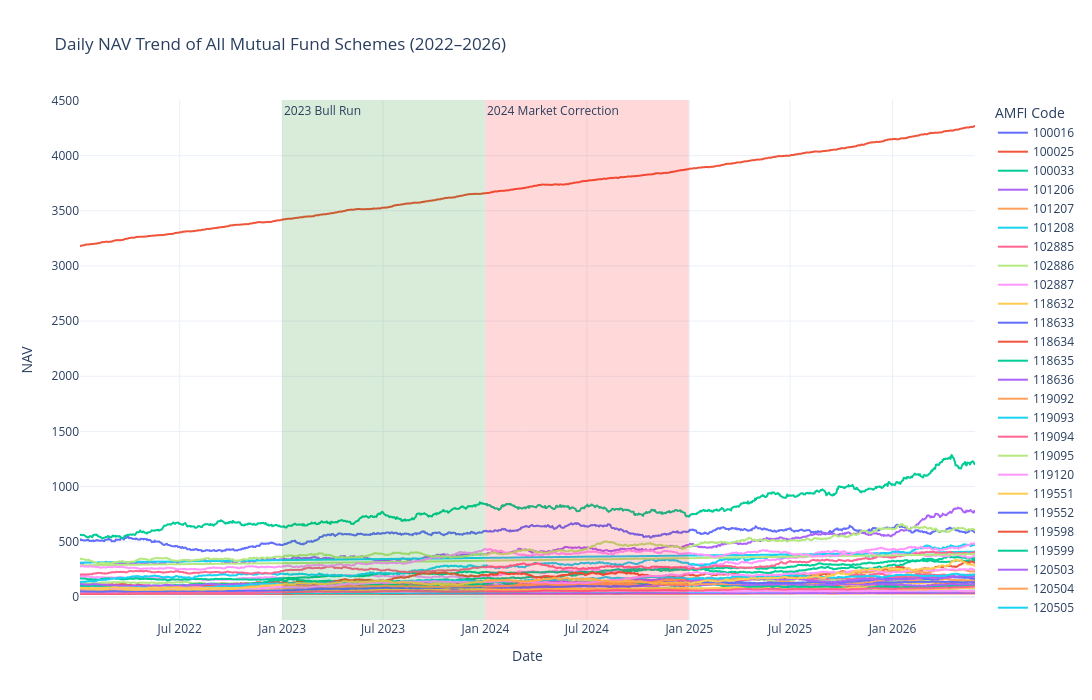

Notebook source saved alongside this figure:
### Code cell
fig = px.line(
    nav,
    x="date",
    y="nav",
    color="amfi_code",
    title="Daily NAV Trend of All Mutual Fund Schemes (2022–2026)",
    labels={
        "date": "Date",
        "nav": "NAV",
        "amfi_code": "AMFI Code"
    }
)

fig.add_vrect(
    x0="2023-01-01",
    x1="2023-12-31",
    fillcolor="green",
    opacity=0.15,
    line_width=0,
    annotation_text="2023 Bull Run",
    annotation_position="top left"
)

fig.add_vrect(
    x0="2024-01-01",
    x1="2024-12-31",
    fillcolor="red",
    opacity=0.15,
    line_width=0,
    annotation_text="2024 Market Correction",
    annotation_position="top left"
)

fig.update_layout(
    template="plotly_white",
    height=700,
    width=1200
)

fig.write_image("../reports/nav_trend.png")
fig.show()

### Figure 1 — Plotly figure (JSON) as saved in the notebook; plotly's stock layout.template omitted (floating-point values rounded to 4 significant figures; data arrays with more than 128 entries replaced by an {"elided": "..."} marker saying what was removed)
{"data": [{"hovertemplate": "AMFI Code=100016<br>Date=%{x}<br>NAV=%{y}<extra></extra>", "legendgroup": "100016", "line": {"color": "#636efa", "dash": "solid"}, "marker": {"symbol": "circle"}, "mode": "lines", "name": "100016", "showlegend": true, "type": "scattergl", "x": {"elided": "1150 str values"}, "xaxis": "x", "y": {"elided": "1150 float values"}, "yaxis": "y"}, {"hovertemplate": "AMFI Code=100025<br>Date=%{x}<br>NAV=%{y}<extra></extra>", "legendgroup": "100025", "line": {"color": "#EF553B", "dash": "solid"}, "marker": {"symbol": "circle"}, "mode": "lines", "name": "100025", "showlegend": true, "type": "scattergl", "x": {"elided": "1150 str values"}, "xaxis": "x", "y": {"elided": "1150 float values"}, "yaxis": "y"}, {"hovertemplate": "AMFI Code=100033<br>Date=%{x}<br>NAV=%{y}<extra></extra>", "legendgroup": "100033", "line": {"color": "#00cc96", "dash": "solid"}, "marker": {"symbol": "circle"}, "mode": "lines", "name": "100033", "showlegend": true, "type": "scattergl", "x": {"elided": "1150 str values"}, "xaxis": "x", "y": {"elided": "1150 float values"}, "yaxis": "y"}, {"hovertemplate": "AMFI Code=101206<br>Date=%{x}<br>NAV=%{y}<extra></extra>", "legendgroup": "101206", "line": {"color": "#ab63fa", "dash": "solid"}, "marker": {"symbol": "circle"}, "mode": "lines", "name": "101206", "showlegend": true, "type": "scattergl", "x": {"elided": "1150 str values"}, "xaxis": "x", "y": {"elided": "1150 float values"}, "yaxis": "y"}, {"hovertemplate": "AMFI Code=101207<br>Date=%{x}<br>NAV=%{y}<extra></extra>", "legendgroup": "101207", "line": {"color": "#FFA15A", "dash": "solid"}, "marker": {"symbol": "circle"}, "mode": "lines", "name": "101207", "showlegend": true, "type": "scattergl", "x": {"elided": "1150 str values"}, "xaxis": "x", "y": {"elided": "1150 float values"}, "yaxis": "y"}, {"hovertemplate": "AMFI Code=101208<br>Date=%{x}<br>NAV=%{y}<extra></extra>", "legendgroup": "101208", "line": {"color": "#19d3f3", "dash": "solid"}, "marker": {"symbol": "circle"}, "mode": "lines", "name": "101208", "showlegend": true, "type": "scattergl", "x": {"elided": "1150 str values"}, "xaxis": "x", "y": {"elided": "1150 float values"}, "yaxis": "y"}, {"hovertemplate": "AMFI Code=102885<br>Date=%{x}<br>NAV=%{y}<extra></extra>", "legendgroup": "102885", "line": {"color": "#FF6692", "dash": "solid"}, "marker": {"symbol": "circle"}, "mode": "lines", "name": "102885", "showlegend": true, "type": "scattergl", "x": {"elided": "1150 str values"}, "xaxis": "x", "y": {"elided": "1150 float values"}, "yaxis": "y"}, {"hovertemplate": "AMFI Code=102886<br>Date=%{x}<br>NAV=%{y}<extra></extra>", "legendgroup": "102886", "line": {"color": "#B6E880", "dash": "solid"}, "marker": {"symbol": "circle"}, "mode": "lines", "name": "102886", "showlegend": true, "type": "scattergl", "x": {"elided": "1150 str values"}, "xaxis": "x", "y": {"elided": "1150 float values"}, "yaxis": "y"}, {"hovertemplate": "AMFI Code=102887<br>Date=%{x}<br>NAV=%{y}<extra></extra>", "legendgroup": "102887", "line": {"color": "#FF97FF", "dash": "solid"}, "marker": {"symbol": "circle"}, "mode": "lines", "name": "102887", "showlegend": true, "type": "scattergl", "x": {"elided": "1150 str values"}, "xaxis": "x", "y": {"elided": "1150 float values"}, "yaxis": "y"}, {"hovertemplate": "AMFI Code=118632<br>Date=%{x}<br>NAV=%{y}<extra></extra>", "legendgroup": "118632", "line": {"color": "#FECB52", "dash": "solid"}, "marker": {"symbol": "circle"}, "mode": "lines", "name": "118632", "showlegend": true, "type": "scattergl", "x": {"elided": "1150 str values"}, "xaxis": "x", "y": {"elided": "1150 float values"}, "yaxis": "y"}, {"hovertemplate": "AMFI Code=118633<br>Date=%{x}<br>NAV=%{y}<extra></extra>", "legendgroup": "118633", "line": {"color": "#636efa", "dash": "solid"}, "marker": {"symbol": "circle"}, "mode": "lines", "name": "118633", "showlegend": true, "type": "scattergl", "x": {"elided": "1150 str values"}, "xaxis": "x", "y": {"elided": "1150 float values"}, "yaxis": "y"}, {"hovertemplate": "AMFI Code=118634<br>Date=%{x}<br>NAV=%{y}<extra></extra>", "legendgroup": "118634", "line": {"color": "#EF553B", "dash": "solid"}, "marker": {"symbol": "circle"}, "mode": "lines", "name": "118634", "showlegend": true, "type": "scattergl", "x": {"elided": "1150 str values"}, "xaxis": "x", "y": {"elided": "1150 float values"}, "yaxis": "y"}, {"hovertemplate": "AMFI Code=118635<br>Date=%{x}<br>NAV=%{y}<extra></extra>", "legendgroup": "118635", "line": {"color": "#00cc96", "dash": "solid"}, "marker": {"symbol": "circle"}, "mode": "lines", "name": "118635", "showlegend": true, "type": "scattergl", "x": {"elided": "1150 str values"}, "xaxis": "x", "y": {"elided": "1150 float values"}, "yaxis": "y"}, {"hovertemplate": "AMFI Code=118636<br>Date=%{x}<br>NAV=%{y}<extra></extra>", "legendgroup": "118636", "line": {"color": "#ab63fa", "dash": "solid"}, "marker": {"symbol": "circle"}, "mode": "lines", "name": "118636", "showlegend": true, "type": "scattergl", "x": {"elided": "1150 str values"}, "xaxis": "x", "y": {"elided": "1150 float values"}, "yaxis": "y"}, {"hovertemplate": "AMFI Code=119092<br>Date=%{x}<br>NAV=%{y}<extra></extra>", "legendgroup": "119092", "line": {"color": "#FFA15A", "dash": "solid"}, "marker": {"symbol": "circle"}, "mode": "lines", "name": "119092", "showlegend": true, "type": "scattergl", "x": {"elided": "1150 str values"}, "xaxis": "x", "y": {"elided": "1150 float values"}, "yaxis": "y"}, {"hovertemplate": "AMFI Code=119093<br>Date=%{x}<br>NAV=%{y}<extra></extra>", "legendgroup": "119093", "line": {"color": "#19d3f3", "dash": "solid"}, "marker": {"symbol": "circle"}, "mode": "lines", "name": "119093", "showlegend": true, "type": "scattergl", "x": {"elided": "1150 str values"}, "xaxis": "x", "y": {"elided": "1150 float values"}, "yaxis": "y"}, {"hovertemplate": "AMFI Code=119094<br>Date=%{x}<br>NAV=%{y}<extra></extra>", "legendgroup": "119094", "line": {"color": "#FF6692", "dash": "solid"}, "marker": {"symbol": "circle"}, "mode": "lines", "name": "119094", "showlegend": true, "type": "scattergl", "x": {"elided": "1150 str values"}, "xaxis": "x", "y": {"elided": "1150 float values"}, "yaxis": "y"}, {"hovertemplate": "AMFI Code=119095<br>Date=%{x}<br>NAV=%{y}<extra></extra>", "legendgroup": "119095", "line": {"color": "#B6E880", "dash": "solid"}, "marker": {"symbol": "circle"}, "mode": "lines", "name": "119095", "showlegend": true, "type": "scattergl", "x": {"elided": "1150 str values"}, "xaxis": "x", "y": {"elided": "1150 float values"}, "yaxis": "y"}, {"hovertemplate": "AMFI Code=119120<br>Date=%{x}<br>NAV=%{y}<extra></extra>", "legendgroup": "119120", "line": {"color": "#FF97FF", "dash": "solid"}, "marker": {"symbol": "circle"}, "mode": "lines", "name": "119120", "showlegend": true, "type": "scattergl", "x": {"elided": "1150 str values"}, "xaxis": "x", "y": {"elided": "1150 float values"}, "yaxis": "y"}, {"hovertemplate": "AMFI Code=119551<br>Date=%{x}<br>NAV=%{y}<extra></extra>", "legendgroup": "119551", "line": {"color": "#FECB52", "dash": "solid"}, "marker": {"symbol": "circle"}, "mode": "lines", "name": "119551", "showlegend": true, "type": "scattergl", "x": {"elided": "1150 str values"}, "xaxis": "x", "y": {"elided": "1150 float values"}, "yaxis": "y"}, {"hovertemplate": "AMFI Code=119552<br>Date=%{x}<br>NAV=%{y}<extra></extra>", "legendgroup": "119552", "line": {"color": "#636efa", "dash": "solid"}, "marker": {"symbol": "circle"}, "mode": "lines", "name": "119552", "showlegend": true, "type": "scattergl", "x": {"elided": "1150 str values"}, "xaxis": "x", "y": {"elided": "1150 float values"}, "yaxis": "y"}, {"hovertemplate": "AMFI Code=119598<br>Date=%{x}<br>NAV=%{y}<extra></extra>", "legendgroup": "119598", "line": {"color": "#EF553B", "dash": "solid"}, "marker": {"symbol": "circle"}, "mode": "lines", "name": "119598", "showlegend": true, "type": "scattergl", "x": {"elided": "1150 str values"}, "xaxis": "x", "y": {"elided": "1150 float values"}, "yaxis": "y"}, {"hovertemplate": "AMFI Code=119599<br>Date=%{x}<br>NAV=%{y}<extra></extra>", "legendgroup": "119599", "line": {"color": "#00cc96", "dash": "solid"}, "marker": {"symbol": "circle"}, "mode": "lines", "name": "119599", "showlegend": true, "type": "scattergl", "x": {"elided": "1150 str values"}, "xaxis": "x", "y": {"elided": "1150 float values"}, "yaxis": "y"}, {"hovertemplate": "AMFI Code=120503<br>Date=%{x}<br>NAV=%{y}<extra></extra>", "legendgroup": "120503", "line": {"color": "#ab63fa", "dash": "solid"}, "marker": {"symbol": "circle"}, "mode": "lines", "name": "120503", "showlegend": true, "type": "scattergl", "x": {"elided": "1150 str values"}, "xaxis": "x", "y": {"elided": "1150 float values"}, "yaxis": "y"}, {"hovertemplate": "AMFI Code=120504<br>Date=%{x}<br>NAV=%{y}<extra></extra>", "legendgroup": "120504", "line": {"color": "#FFA15A", "dash": "solid"}, "marker": {"symbol": "circle"}, "mode": "lines", "name": "120504", "showlegend": true, "type": "scattergl", "x": {"elided": "1150 str values"}, "xaxis": "x", "y": {"elided": "1150 float values"}, "yaxis": "y"}, {"hovertemplate": "AMFI Code=120505<br>Date=%{x}<br>NAV=%{y}<extra></extra>", "legendgroup": "120505", "line": {"color": "#19d3f3", "dash": "solid"}, "marker": {"symbol": "circle"}, "mode": "lines", "name": "120505", "showlegend": true, "type": "scattergl", "x": {"elided": "1150 str values"}, "xaxis": "x", "y": {"elided": "1150 float values"}, "yaxis": "y"}, {"hovertemplate": "AMFI Code=120506<br>Date=%{x}<br>NAV=%{y}<extra></extra>", "legendgroup": "120506", "line": {"color": "#FF6692", "dash": "solid"}, "marker": {"symbol": "circle"}, "mode": "lines", "name": "120506", "showlegend": true, "type": "scattergl", "x": {"elided": "1150 str values"}, "xaxis": "x", "y": {"elided": "1150 float values"}, "yaxis": "y"}, {"hovertemplate": "AMFI Code=120507<br>Date=%{x}<br>NAV=%{y}<extra></extra>", "legendgroup": "120507", "line": {"color": "#B6E880", "dash": "solid"}, "marker": {"symbol": "circle"}, "mode": "lines", "name": "120507", "showlegend": true, "type": "scattergl", "x": {"elided": "1150 str values"}, "xaxis": "x", "y": {"elided": "1150 float values"}, "yaxis": "y"}, {"hovertemplate": "AMFI Code=120841<br>Date=%{x}<br>NAV=%{y}<extra></extra>", "legendgroup": "120841", "line": {"color": "#FF97FF", "dash": "solid"}, "marker": {"symbol": "circle"}, "mode": "lines", "name": "120841", "showlegend": true, "type": "scattergl", "x": {"elided": "1150 str values"}, "xaxis": "x", "y": {"elided": "1150 float values"}, "yaxis": "y"}, {"hovertemplate": "AMFI Code=120842<br>Date=%{x}<br>NAV=%{y}<extra></extra>", "legendgroup": "120842", "line": {"color": "#FECB52", "dash": "solid"}, "marker": {"symbol": "circle"}, "mode": "lines", "name": "120842", "showlegend": true, "type": "scattergl", "x": {"elided": "1150 str values"}, "xaxis": "x", "y": {"elided": "1150 float values"}, "yaxis": "y"}, {"hovertemplate": "AMFI Code=120843<br>Date=%{x}<br>NAV=%{y}<extra></extra>", "legendgroup": "120843", "line": {"color": "#636efa", "dash": "solid"}, "marker": {"symbol": "circle"}, "mode": "lines", "name": "120843", "showlegend": true, "type": "scattergl", "x": {"elided": "1150 str values"}, "xaxis": "x", "y": {"elided": "1150 float values"}, "yaxis": "y"}, {"hovertemplate": "AMFI Code=120844<br>Date=%{x}<br>NAV=%{y}<extra></extra>", "legendgroup": "120844", "line": {"color": "#EF553B", "dash": "solid"}, "marker": {"symbol": "circle"}, "mode": "lines", "name": "120844", "showlegend": true, "type": "scattergl", "x": {"elided": "1150 str values"}, "xaxis": "x", "y": {"elided": "1150 float values"}, "yaxis": "y"}, {"hovertemplate": "AMFI Code=125497<br>Date=%{x}<br>NAV=%{y}<extra></extra>", "legendgroup": "125497", "line": {"color": "#00cc96", "dash": "solid"}, "marker": {"symbol": "circle"}, "mode": "lines", "name": "125497", "showlegend": true, "type": "scattergl", "x": {"elided": "1150 str values"}, "xaxis": "x", "y": {"elided": "1150 float values"}, "yaxis": "y"}, {"hovertemplate": "AMFI Code=125498<br>Date=%{x}<br>NAV=%{y}<extra></extra>", "legendgroup": "125498", "line": {"color": "#ab63fa", "dash": "solid"}, "marker": {"symbol": "circle"}, "mode": "lines", "name": "125498", "showlegend": true, "type": "scattergl", "x": {"elided": "1150 str values"}, "xaxis": "x", "y": {"elided": "1150 float values"}, "yaxis": "y"}, {"hovertemplate": "AMFI Code=148567<br>Date=%{x}<br>NAV=%{y}<extra></extra>", "legendgroup": "148567", "line": {"color": "#FFA15A", "dash": "solid"}, "marker": {"symbol": "circle"}, "mode": "lines", "name": "148567", "showlegend": true, "type": "scattergl", "x": {"elided": "1150 str values"}, "xaxis": "x", "y": {"elided": "1150 float values"}, "yaxis": "y"}, {"hovertemplate": "AMFI Code=148568<br>Date=%{x}<br>NAV=%{y}<extra></extra>", "legendgroup": "148568", "line": {"color": "#19d3f3", "dash": "solid"}, "marker": {"symbol": "circle"}, "mode": "lines", "name": "148568", "showlegend": true, "type": "scattergl", "x": {"elided": "1150 str values"}, "xaxis": "x", "y": {"elided": "1150 float values"}, "yaxis": "y"}, {"hovertemplate": "AMFI Code=148569<br>Date=%{x}<br>NAV=%{y}<extra></extra>", "legendgroup": "148569", "line": {"color": "#FF6692", "dash": "solid"}, "marker": {"symbol": "circle"}, "mode": "lines", "name": "148569", "showlegend": true, "type": "scattergl", "x": {"elided": "1150 str values"}, "xaxis": "x", "y": {"elided": "1150 float values"}, "yaxis": "y"}, {"hovertemplate": "AMFI Code=149322<br>Date=%{x}<br>NAV=%{y}<extra></extra>", "legendgroup": "149322", "line": {"color": "#B6E880", "dash": "solid"}, "marker": {"symbol": "circle"}, "mode": "lines", "name": "149322", "showlegend": true, "type": "scattergl", "x": {"elided": "1150 str values"}, "xaxis": "x", "y": {"elided": "1150 float values"}, "yaxis": "y"}, {"hovertemplate": "AMFI Code=149323<br>Date=%{x}<br>NAV=%{y}<extra></extra>", "legendgroup": "149323", "line": {"color": "#FF97FF", "dash": "solid"}, "marker": {"symbol": "circle"}, "mode": "lines", "name": "149323", "showlegend": true, "type": "scattergl", "x": {"elided": "1150 str values"}, "xaxis": "x", "y": {"elided": "1150 float values"}, "yaxis": "y"}, {"hovertemplate": "AMFI Code=149324<br>Date=%{x}<br>NAV=%{y}<extra></extra>", "legendgroup": "149324", "line": {"color": "#FECB52", "dash": "solid"}, "marker": {"symbol": "circle"}, "mode": "lines", "name": "149324", "showlegend": true, "type": "scattergl", "x": {"elided": "1150 str values"}, "xaxis": "x", "y": {"elided": "1150 float values"}, "yaxis": "y"}], "layout": {"annotations": [{"showarrow": false, "text": "2023 Bull Run", "x": "2023-01-01", "xanchor": "left", "xref": "x", "y": 1, "yanchor": "top", "yref": "y domain"}, {"showarrow": false, "text": "2024 Market Correction", "x": "2024-01-01", "xanchor": "left", "xref": "x", "y": 1, "yanchor": "top", "yref": "y domain"}], "height": 700, "legend": {"title": {"text": "AMFI Code"}, "tracegroupgap": 0}, "shapes": [{"fillcolor": "green", "line": {"width": 0}, "opacity": 0.15, "type": "rect", "x0": "2023-01-01", "x1": "2023-12-31", "xref": "x", "y0": 0, "y1": 1, "yref": "y domain"}, {"fillcolor": "red", "line": {"width": 0}, "opacity": 0.15, "type": "rect", "x0": "2024-01-01", "x1": "2024-12-31", "xref": "x", "y0": 0, "y1": 1, "yref": "y domain"}], "title": {"text": "Daily NAV Trend of All Mutual Fund Schemes (2022–2026)"}, "width": 1200, "xaxis": {"anchor": "y", "domain": [0, 1], "title": {"text": "Date"}}, "yaxis": {"anchor": "x", "domain": [0, 1], "title": {"text": "NAV"}}}}
